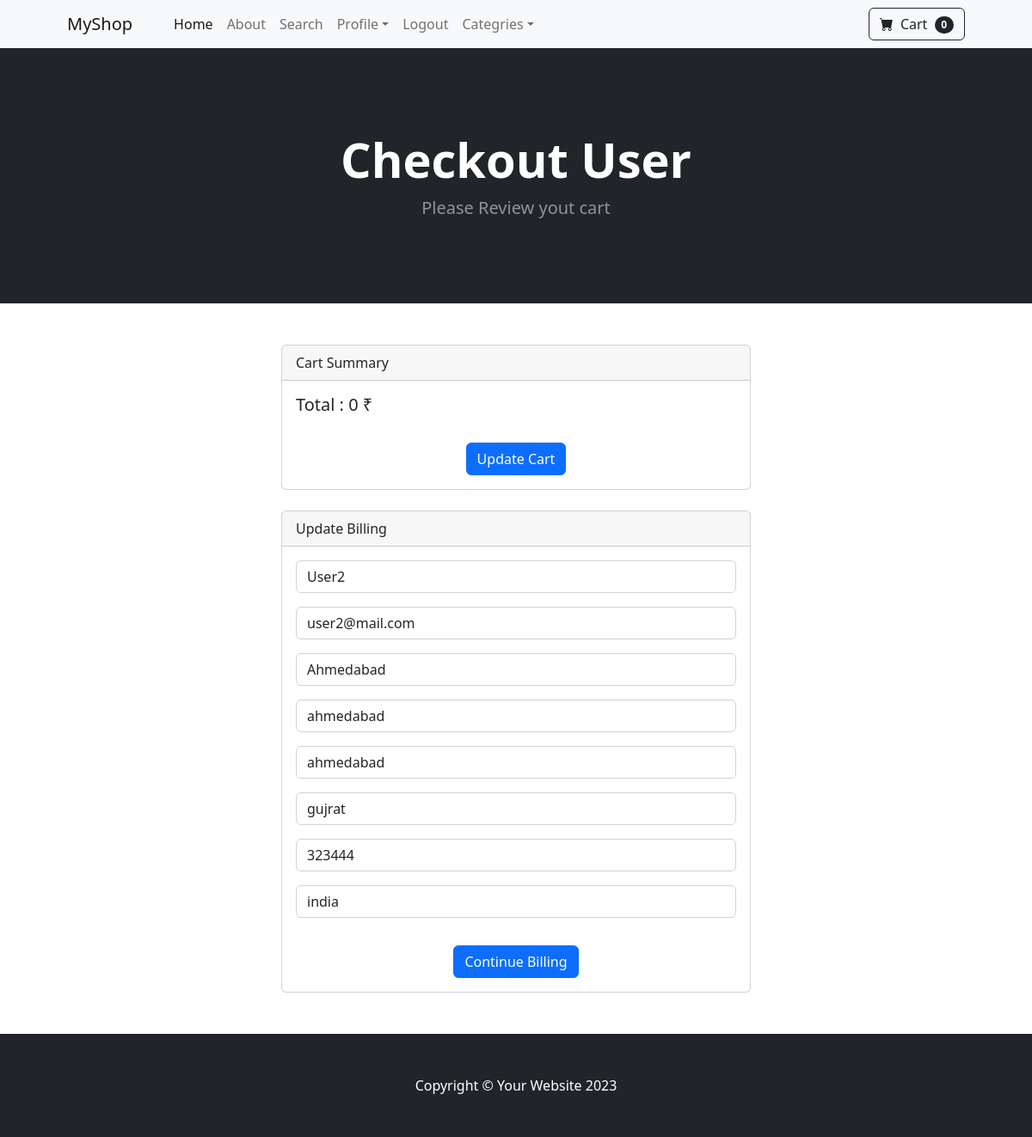
Page /payment/checkout (signed in) on the committed database.
### payment/models.py (models this page shows, shortened)
class ShippingAddress(models.Model):
    user = models.ForeignKey(User,on_delete=models.CASCADE,null=True,blank=True)
    shipping_full_name = models.CharField(max_length=100)
    shipping_email = models.EmailField(max_length=100)
    shipping_address1 = models.CharField(max_length=100)
    shipping_address2 = models.CharField(max_length=100, null=True, blank=True)
    shipping_city = models.CharField(max_length=50)
    shipping_state = models.CharField(max_length=50, null=True, blank=True)
    shipping_postal_code = models.CharField(max_length=20, null=True, blank=True)
    shipping_country = models.CharField(max_length=50)
    class Meta:
        verbose_name_plural = "Shipping Address"

### payment/views.py (the view)
# urls.py: path('checkout', views.checkout, name='checkout'),
def checkout(request):
    cart = Cart(request)
    products = cart.get_products
    quantities = cart.get_quants
    total = cart.cart_total
    if request.user.is_authenticated:
        shipping_user = ShippingAddress.objects.get(user__id=request.user.id)
        shipping_form = ShippingForm(
            request.POST or None, instance=shipping_user)
        return render(request,  'payment/checkout.html', {'cart_products': products , 'prod_quantities':quantities, 'totals':total, 'shipping_form':shipping_form })
    else:
        shipping_form = ShippingForm(
            request.POST or None)
        return render(request,  'payment/checkout.html', {'cart_products': products , 'prod_quantities':quantities, 'totals':total, 'shipping_form':shipping_form })

### cart/cart.py (called while the page is built, shortened)
    def get_products(self):
        product_ids = self.cart.keys()
        cart_products = Product.objects.filter(id__in = product_ids)
        return cart_products

    def cart_total(self):
        product_ids = self.cart.keys()
        cart_products = Product.objects.filter(id__in = product_ids)
        quantities = self.cart
        total = 0
        return total

    def __len__(self):
        return len(self.cart)

### cart/context_processors.py (called while the page is built)
def cart(request):
    return {'cart':Cart(request)}

### payment/templates/payment/checkout.html (shortened to what this page needs)
{% extends 'base.html' %}
{% block content %}
<header class="bg-dark py-5">
    <div class="container px-4 px-lg-5 my-5">
        <div class="text-center text-white">
            <h1 class="display-4 fw-bolder">Checkout User</h1>
            <p class="lead fw-normal text-white-50 mb-0">Please Review yout cart</p>
        </div>
    </div>
</header>
<div class="container my-5 ">
    <div class="row justify-content-center">
        <div class="col-6">
            <div class="card">
                <div class="card-header">
                    Cart Summary
                </div>
                <div class="card-body">
                    <p class="card-title h5"> Total : {{ totals }} &#x20B9;</p>
                    <center>
                            <a href="{% url 'cart_summary' %}" class="btn btn-primary mt-4">Update Cart</a>
                    </center>
                </div>
            </div>
        </div>
    </div>
    <div class="row justify-content-center mt-4">
        <div class="col-6 ">
            <div class="card">
                <div class="card-header mb-3">
                    Update Billing
                </div>
                <form method="POST" class="px-3" action="{% url 'billing_info' %}">
                    {{ shipping_form.as_p }}
                    <center>
                        <button type="submit" class="btn btn-primary my-3">Continue Billing</button>
                    </center>
                </form>
            </div>
        </div>
    </div>
</div>
{% endblock content %}

### rows in the picture
ShippingAddress: shipping_full_name "User2", shipping_email "user2@mail.com", shipping_address1 "Ahmedabad", shipping_address2 "ahmedabad", shipping_city "ahmedabad", shipping_state "gujrat", shipping_postal_code "323444", shipping_country "india"

### other values in the picture
{{ cart|length }} "0"
{{ totals }} "0"
